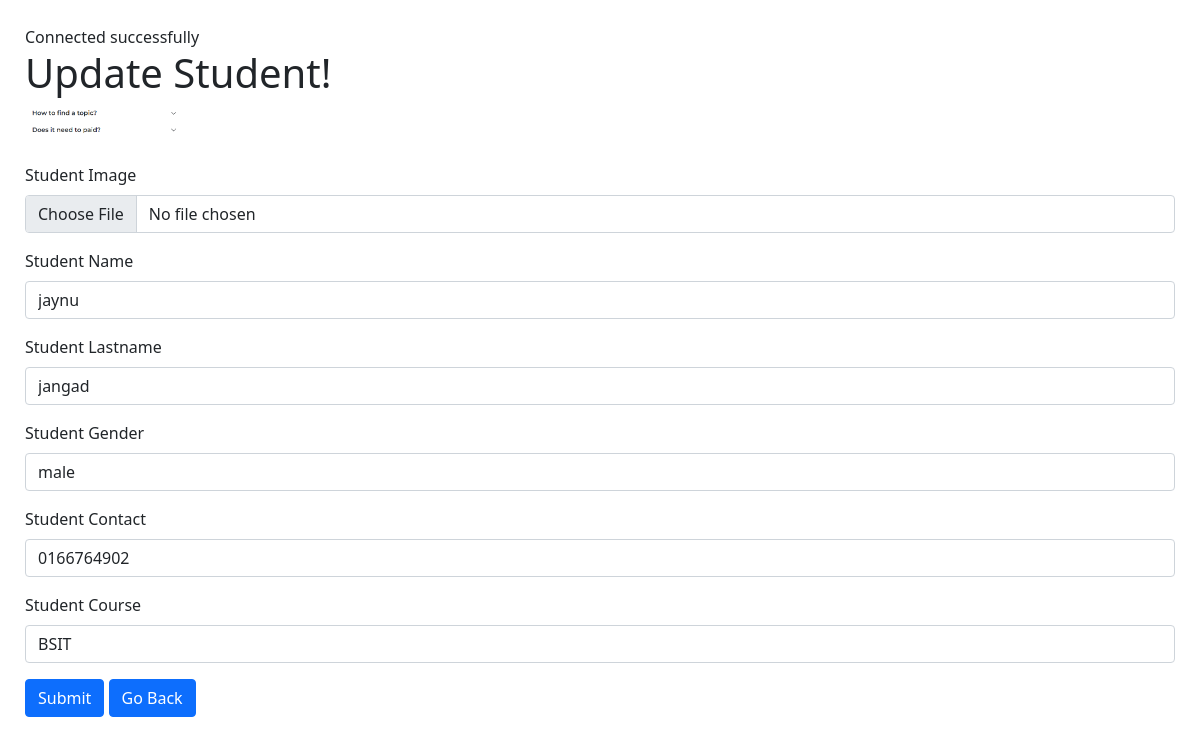
The page /update.php?id=1020 on the database its author committed.
### tables this page shows
CREATE TABLE `studentinfo` (
  `s_id` int(100) NOT NULL,
  `s_image_dir` varchar(100) NOT NULL,
  `s_firstname` varchar(100) NOT NULL,
  `s_lastname` varchar(100) NOT NULL,
  `s_gender` varchar(100) NOT NULL,
  `s_contact` varchar(100) NOT NULL,
  `s_course` varchar(100) NOT NULL
);

### update.php (the view, shortened to what this page needs)
<?php
include_once("connect.php");
$id = $_GET['id'] ?? null;
$statement = $conn->prepare('SELECT * FROM studentinfo WHERE s_id = :id');
$statement->bindValue(':id', $id);
$statement->execute();
$student = $statement->fetch(PDO::FETCH_ASSOC);
?>
<!doctype html>
<html lang="en">
<head>
    <link href="https://cdn.jsdelivr.net/npm/bootstrap@5.0.2/dist/css/bootstrap.min.css" rel="stylesheet">
    <link rel="stylesheet" href="app.css">
</head>
<body>
    <h1>Update Student!</h1>
    <form action="update.php?id=<?php echo $id ?>" method="post" enctype="multipart/form-data">
        <?php if ($student['s_image_dir']): ?>
            <img src="<?php echo $student['s_image_dir'] ?>" class="image-update">
        <?php endif; ?>
        <div class="mb-3">
            <label class="form-label">Student Image</label>
            <input type="file" name="image" class="form-control">
        </div>
        <div class="mb-3">
            <label class="form-label">Student Name</label>
            <input type="text" name="sname" value="<?php echo $student['s_firstname'] ?>" class="form-control">
        </div>
        <div class="mb-3">
            <label class="form-label">Student Lastname</label>
            <input type="text" name="slname" value="<?php echo $student['s_lastname'] ?>" class="form-control">
        </div>
        <div class="mb-3">
            <label class="form-label">Student Gender</label>
            <input type="text" name="sgender" value="<?php echo $student['s_gender'] ?>" class="form-control">
        </div>
        <div class="mb-3">
            <label class="form-label">Student Contact</label>
            <input type="text" name="scontact" value="<?php echo $student['s_contact'] ?>" class="form-control">
        </div>
        <div class="mb-3">
            <label class="form-label">Student Course</label>
            <input type="text" name="scourse" value="<?php echo $student['s_course'] ?>" class="form-control">
        </div>
        <button type="submit" class="btn btn-primary">Submit</button>
        <a href="index.php" class="btn btn-primary">Go Back</a>
    </form>
</body>
</html>

### app.css (style rules this page uses)
body { padding: 25px; }
.image-update { width: 10pc; }

### rows shown on the page
studentinfo: s_image_dir (picture), sname "jaynu", slname "jangad", sgender "male", scontact "0166764902", scourse "BSIT"
